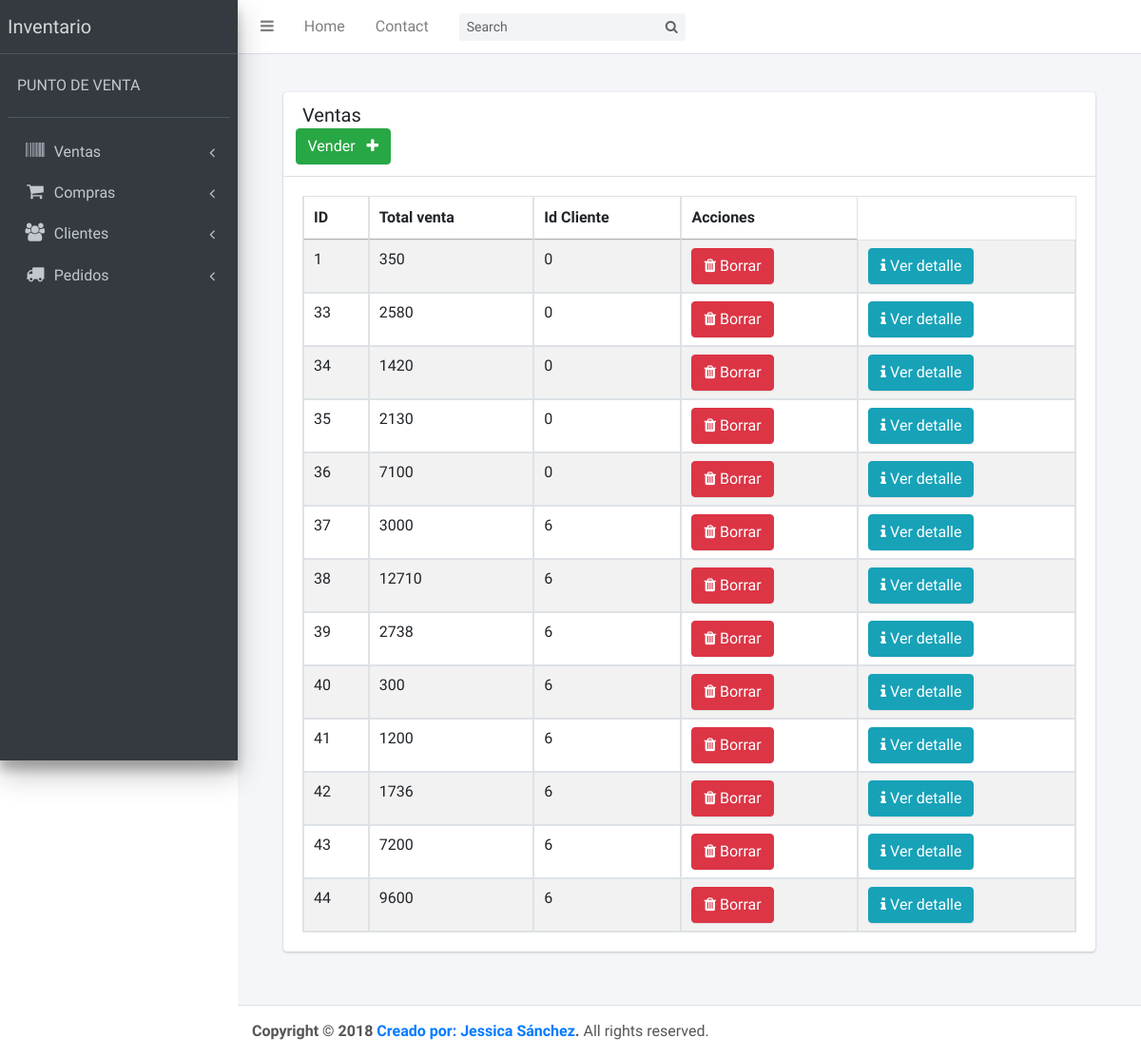
Before: / with the older database file.
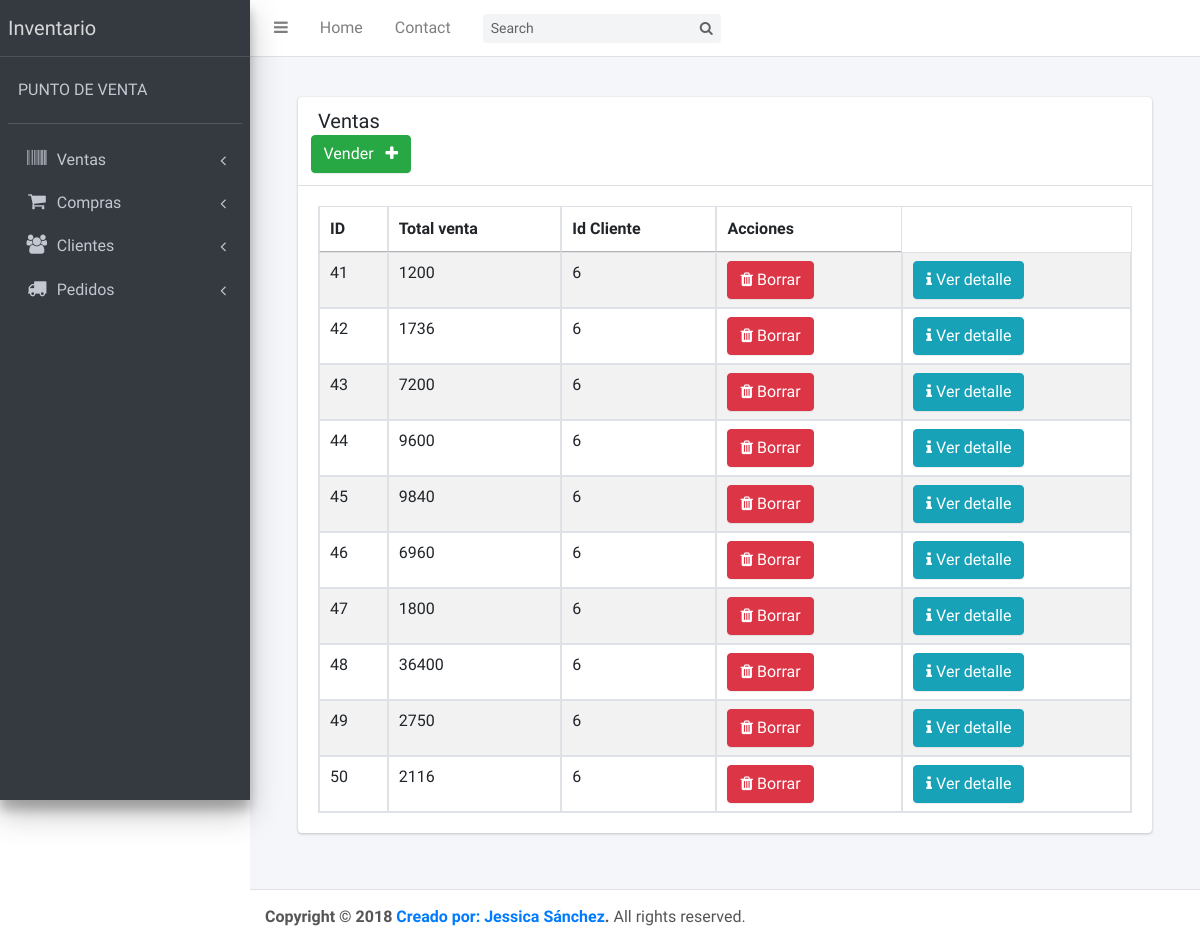
After: the same page with the newer database file.
### tables this page shows
CREATE TABLE `ventas` (
  `id` int(11) NOT NULL,
  `total_venta` int(11) NOT NULL,
  `id_cliente` int(11) NOT NULL
);

### index.php (called while the page is built, shortened)
<?php
require_once "models/crudProductos.php";
require_once "controllers/productosController.php";
$mvc = new ProductosController();
$mvc -> pagina();
?>

### models/conexion.php (called while the page is built)
<?php
class Conexion{
	public static function conectar(){
		$link = new PDO("mysql:host=localhost;dbname=inventarioj","root","SANCHEZ55");
		return $link;
	}
}
?>

### models/crudProductos.php (called while the page is built, shortened)
<?php
	require_once("conexion.php");
	class CrudProductos extends Conexion
    {
        public static function vistaVentasModel($table)
        {
            $statement = Conexion::conectar()->prepare("SELECT * FROM $table");
            $statement->execute();
            return $statement->fetchAll();
        }
    }
?>

### controllers/productosController.php (the view, shortened to what this page needs)
<?php
	class ProductosController{
		public function pagina(){
            include "views/template.php";
		}
		public function enlacesPaginasController(){
			if(isset($_GET['action'])){
				$enlaces = $_GET['action'];
			}else{
				$enlaces = "index";
			}
			$resp = Paginas::enlacesPaginasModel($enlaces);
			include $resp;
		}
        public static function vistaVentasController(){
            $respuesta = CrudProductos::vistaVentasModel("ventas");
            foreach($respuesta as $row => $item){
                echo'<tr>
              				<td>'.$item["id"].'</td>
              				<td>'.$item["total_venta"].'</td>
                      <td>'.$item["id_cliente"].'</td>
                      <td><a href="index.php?action=ventas&idBorrar='.$item["id"].'" data-tip="Eliminar"><button class="btn btn-danger"><i class="right fa fa-trash"></i> Borrar</button></a></td>
                      <td><a href="index.php?action=detalleVenta&idDetalle='.$item["id"].'" data-tip="Detalle"><button class="btn btn-info"><i class="right fa fa-info"></i> Ver detalle</button></a></td>
                    </tr>';
            }
        }
	}
  ?>

### views/template.php (shortened to what this page needs)
<!DOCTYPE html>
<html lang="en">
<head>
    <link rel="stylesheet" href="views/plugins/font-awesome/css/font-awesome.min.css">
    <link rel="stylesheet" href="https://code.ionicframework.com/ionicons/2.0.1/css/ionicons.min.css">
    <link rel="stylesheet" href="views/dist/css/adminlte.min.css">
    <link rel="stylesheet" href="views/plugins/iCheck/flat/blue.css">
    <link rel="stylesheet" href="views/plugins/morris/morris.css">
    <link rel="stylesheet" href="views/plugins/jvectormap/jquery-jvectormap-1.2.2.css">
    <link rel="stylesheet" href="views/plugins/datepicker/datepicker3.css">
    <link rel="stylesheet" href="views/plugins/daterangepicker/daterangepicker-bs3.css">
    <link rel="stylesheet" href="views/plugins/bootstrap-wysihtml5/bootstrap3-wysihtml5.min.css">
    <link rel="stylesheet" type="text/css" href="views/dist/js/plugins/sweetalert/sweetalert.css">
    <link rel="stylesheet" href="https://cdn.datatables.net/1.10.18/css/jquery.dataTables.min.css">
    <link rel="stylesheet" href="https://cdn.datatables.net/buttons/1.5.2/css/buttons.dataTables.min.css">
</head>
<body class="hold-transition sidebar-mini">
<div class="wrapper">
        <?php
        require_once "modules/menus.php";
        $mvc = new ProductosController();
        $mvc -> enlacesPaginasController();
         ?>
<?php
            require_once "modules/footer.php";
?>
</body>
</html>

### views/modules/menus.php
<nav class="main-header navbar navbar-expand bg-white navbar-light border-bottom">
    <ul class="navbar-nav">
        <li class="nav-item">
            <a class="nav-link" data-widget="pushmenu" href="#"><i class="fa fa-bars"></i></a>
        </li>
        <li class="nav-item d-none d-sm-inline-block">
            <a href="index.php?action=dashboard" class="nav-link">Home</a>
        </li>
        <li class="nav-item d-none d-sm-inline-block">
            <a href="#" class="nav-link">Contact</a>
        </li>
    </ul>
    <form class="form-inline ml-3">
        <div class="input-group input-group-sm">
            <input class="form-control form-control-navbar" type="search" placeholder="Search" aria-label="Search">
            <div class="input-group-append">
                <button class="btn btn-navbar" type="submit">
                    <i class="fa fa-search"></i>
                </button>
            </div>
        </div>
    </form>
</nav>
<aside class="main-sidebar sidebar-dark-primary elevation-4">
    <a href="index.php?action=dashboard" class="brand-link">
        <span class="brand-text font-weight-light center">Inventario</span>
    </a>
    <div class="sidebar">
        <div class="user-panel mt-3 pb-3 mb-3 d-flex">
            <div class="info">
                <a href="#" class="d-block">PUNTO DE VENTA</a>
            </div>
        </div>
        <nav class="mt-2">
            <ul class="nav nav-pills nav-sidebar flex-column" data-widget="treeview" role="menu" data-accordion="false">
                <li class="nav-item">
                    <a href="index.php?action=ventas" class="nav-link">
                        <i class="nav-icon fa fa-barcode"></i>
                        <p>
                            Ventas
                            <i class="right fa fa-angle-left"></i>
                        </p>
                    </a>
                </li>
                <li class="nav-item">
                    <a href="index.php?action=compras" class="nav-link">
                        <i class="nav-icon fa fa-shopping-cart"></i>
                        <p>
                            Compras
                            <i class="right fa fa-angle-left"></i>
                        </p>
                    </a>
                </li>
                <li class="nav-item">
                    <a href="index.php?action=clientes" class="nav-link">
                        <i class="fa fa-users nav-icon"></i>
                        <p>
                            Clientes
                            <i class="right fa fa-angle-left"></i>
                        </p>
                    </a>
                </li>
                <li class="nav-item">
                    <a href="index.php?action=pedidos" class="nav-link">
                        <i class="fa fa-truck nav-icon"></i>
                        <p>
                            Pedidos
                            <i class="right fa fa-angle-left"></i>
                        </p>
                    </a>
                </li>
            </ul>
        </nav>
    </div>
</aside>

### views/modules/ventas.php (shortened to what this page needs)
<div class="content-wrapper">
    <section class="content">
        <div class="container-fluid" style="padding: 40px;">
            <div class="card">
                <div class="card-header">
                    <div class="row">
                        <div class="col-md-11">
                            <h3 class="card-title" style="display: inline-block;">Ventas</h3>
                        </div>
                        <a href="index.php?action=vender"><button type="button" class="btn btn-success" style="color: white;">
                                Vender &nbsp&nbsp<i class="right fa fa-plus"></i></button></a>
                    </div>
                </div>
                <div class="card-body">
                    <table id="example1" class="table table-bordered table-striped"  name="datos">
                        <thead>
                        <tr>
                            <th>ID</th>
                            <th>Total venta</th>
                            <th>Id Cliente</th>
                            <th>Acciones</th>
                        </tr>
                        </thead>
                        <tbody>
                        <?php
                        $vistaVentas = new ProductosController();
                        $vistaVentas -> vistaVentasController();
                        ?>
                        </tbody>
                    </table>
                </div>
            </div>
        </div>
</div>
</div>

### views/modules/footer.php
<footer class="main-footer">
    <strong>Copyright &copy; <?php echo date("Y"); ?> <a href="#">Creado por: Jessica Sánchez</a>.</strong>
    All rights reserved.
</footer>

Changed rows visible on the page:
removed ventas: id "1", total_venta "350", id_cliente "0"
removed ventas: id "33", total_venta "2580", id_cliente "0"
removed ventas: id "34", total_venta "1420", id_cliente "0"
removed ventas: id "35", total_venta "2130", id_cliente "0"
removed ventas: id "36", total_venta "7100", id_cliente "0"
removed ventas: id "37", total_venta "3000", id_cliente "6"
removed ventas: id "38", total_venta "12710", id_cliente "6"
removed ventas: id "39", total_venta "2738", id_cliente "6"
removed ventas: id "40", total_venta "300", id_cliente "6"
added ventas: id "45", total_venta "9840", id_cliente "6"
added ventas: id "46", total_venta "6960", id_cliente "6"
added ventas: id "47", total_venta "1800", id_cliente "6"
added ventas: id "48", total_venta "36400", id_cliente "6"
added ventas: id "49", total_venta "2750", id_cliente "6"
added ventas: id "50", total_venta "2116", id_cliente "6"
